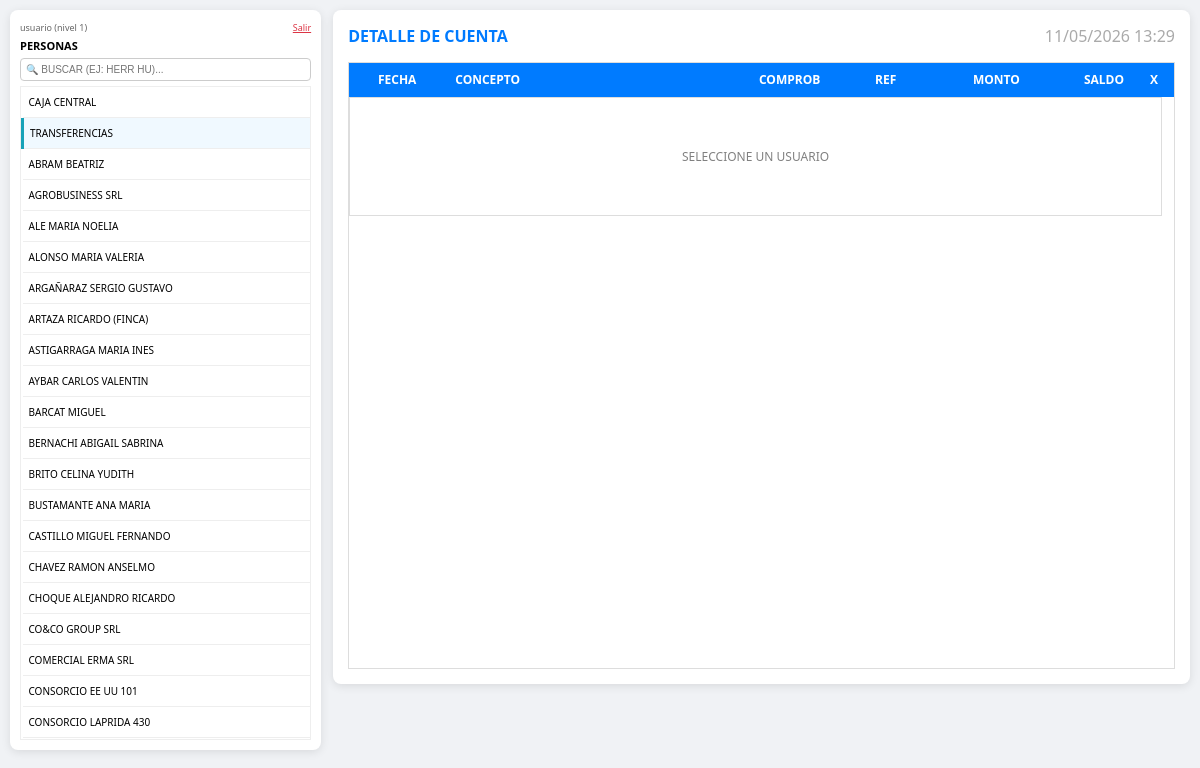
The page /index.php (signed in) on the database its author committed.
### tables this page shows
CREATE TABLE `usuarios` (
  `id` int(11) NOT NULL AUTO_INCREMENT,
  `acceso_creador_id` int(11) DEFAULT NULL COMMENT 'NULL=principal',
  `apellido` varchar(150) NOT NULL,
  `dni` varchar(20) NOT NULL,
  `cuit` varchar(25) DEFAULT NULL,
  `domicilio` varchar(200) DEFAULT NULL,
  `email` varchar(100) DEFAULT NULL,
  `celular` varchar(20) DEFAULT NULL,
  `consorcio` varchar(100) DEFAULT NULL,
  PRIMARY KEY (`id`),
  KEY `idx_acceso_creador` (`acceso_creador_id`)
);

### helpers_tenant_inmobiliaria.php (called while the page is built, shortened)
<?php
if (!function_exists('tenant_inmob_usuario_es_cuenta_ambito_sofia')) {
    function tenant_inmob_usuario_es_cuenta_ambito_sofia(string $usuario_acceso): bool
    {
        $u = trim($usuario_acceso);
        return strcasecmp($u, 'sofia') === 0 || strcasecmp($u, 'sofiacel') === 0;
    }
}
if (!function_exists('tenant_inmob_es_sofia')) {
    function tenant_inmob_es_sofia(): bool
    {
        if (isset($_SESSION['tenant_es_sofia'])) {
            return (int) $_SESSION['tenant_es_sofia'] === 1;
        }
        $u = trim((string) ($_SESSION['acceso_usuario'] ?? ''));
        return tenant_inmob_usuario_es_cuenta_ambito_sofia($u);
    }
    function tenant_inmob_asegurar_esquema($conexion): void
    {
        static $done = false;
        if ($done) {
            return;
        }
        $done = true;
        tenant_inmob_reparar_acceso_creador_huerfanos($conexion);
    }
    function tenant_inmob_reparar_acceso_creador_huerfanos($conexion): void
    {
        $sid = tenant_inmob_id_acceso_sofia_efectivo($conexion);
    }
    function tenant_inmob_id_acceso_sofia_bd($conexion): int
    {
        static $id = null;
        if ($id !== null) {
            return $id;
        }
        $r = mysqli_query($conexion, "SELECT id FROM accesos WHERE LOWER(TRIM(usuario)) = 'sofia' LIMIT 1");
        if ($r && $row = mysqli_fetch_assoc($r)) {
            $id = (int) $row['id'];
        } else {
            $id = 0;
        }
        return $id;
    }
    function tenant_inmob_id_acceso_sofia_efectivo($conexion): int
    {
        $sid = tenant_inmob_id_acceso_sofia_bd($conexion);
        return $sid > 0 ? $sid : 0;
    }
    function tenant_inmob_sql_usuarios_sin_alias($conexion): string
    {
        $sid = tenant_inmob_id_acceso_sofia_bd($conexion);
        return 'acceso_creador_id IS NULL';
    }
    function tenant_inmob_sql_usuarios($conexion, string $alias = 'u'): string
    {
        $base = tenant_inmob_sql_usuarios_sin_alias($conexion);
        return preg_replace('/\bacceso_creador_id\b/', $alias . '.acceso_creador_id', $base);
    }
    function tenant_inmob_id_usuario_caja_central($conexion): int
    {
        if (!tenant_inmob_es_sofia()) {
            return 1;
        }
        $sid = tenant_inmob_id_acceso_sofia_efectivo($conexion);
        $sid = (int) $sid;
        $r2 = mysqli_query($conexion, 'SELECT id FROM usuarios WHERE UPPER(TRIM(apellido)) = \'CAJA CENTRAL\' AND acceso_creador_id = ' . $sid . ' LIMIT 1');
        return ($r2 && ($row2 = mysqli_fetch_assoc($r2))) ? (int) $row2['id'] : 1;
    }
}

### index.php (the view, shortened to what this page needs)
<?php
include 'verificar_sesion.php';
require_once __DIR__ . '/helpers_movil.php';
require_once __DIR__ . '/helpers_tenant_inmobiliaria.php';
tenant_inmob_asegurar_esquema($conexion);
$id_caja_central = tenant_inmob_id_usuario_caja_central($conexion);
require_once __DIR__ . '/config_clave_borrado.php';
$ap_excl_libro_transf = mysqli_real_escape_string($conexion, 'TRANSFERENCIAS (LIBRO)');
$tw_usuarios = tenant_inmob_sql_usuarios($conexion, 'u');
$sql = "SELECT u.*,
        (SELECT a.fecha_fin
         FROM alquileres a
         WHERE (a.inquilino1_id = u.id OR a.inquilino2_id = u.id)
         AND a.estado = 'VIGENTE'
         ORDER BY a.fecha_fin DESC
         LIMIT 1) as fecha_fin_contrato
        FROM usuarios u
        WHERE u.apellido <> '$ap_excl_libro_transf' AND ($tw_usuarios)
        ORDER BY (u.id = " . (int) $id_caja_central . ") DESC, u.apellido ASC";
$resultado = mysqli_query($conexion, $sql);
$nivelAcceso = (int)($_SESSION['acceso_nivel'] ?? 0);
$soloLectura = ($nivelAcceso < 2);
?>
<!DOCTYPE html>
<html lang="es">
<head>
</head>
<body>
    <div class="contenedor-principal">
    <div class="contenedor-usuarios">
        <div style="display:flex; justify-content:space-between; align-items:center; flex-wrap:wrap; gap:4px; margin-bottom:4px;">
            <span style="font-size:9px; color:#666;"><?= htmlspecialchars($_SESSION['acceso_usuario'] ?? '') ?> (nivel <?= (int)($_SESSION['acceso_nivel'] ?? 0) ?>)</span>
            <div>
                <a href="<?= (isset($_SESSION['acceso_nivel']) && $_SESSION['acceso_nivel'] >= 1 && $_SESSION['acceso_nivel'] <= 3) ? 'respaldar_al_salir.php' : 'logout.php' ?>" style="color:#dc3545; font-size:9px;">Salir</a>
            </div>
        </div>
        <div style="display:flex; justify-content:space-between; align-items:center;">
            <h2 style="font-size:11px; margin:0;">PERSONAS</h2>
        </div>
        <input type="text" id="txtBuscador" placeholder="🔍 BUSCAR (EJ: HERR HU)..." onkeyup="filtrar()" style="width:100%; font-size:10px; margin-top:5px; padding:5px; border:1px solid #ccc; border-radius:4px; box-sizing:border-box;">
        <div class="scroll-usuarios">
            <table class="tabla-usuarios">
                <tbody id="cuerpo">
                    <?php while ($f = mysqli_fetch_array($resultado)) {
                        $btnEdit = $soloLectura ? '' : "<button class='btn-edit-inline' onclick='event.stopPropagation(); abrirEditor({$f['id']})'>📝 EDITAR</button>";
                        $fechaFinAttr = '';
                        if (!empty($f['fecha_fin_contrato'])) {
                            $fechaFinAttr = " data-fecha-fin='".htmlspecialchars($f['fecha_fin_contrato'])."'";
                        }
                        echo "<tr data-id=\"{$f['id']}\" onclick='cargarMovimientos(this, {$f['id']})'$fechaFinAttr>
                                <td>
                                    <span class='nombre-txt'>".strtoupper($f['apellido'])."</span>
                                    $btnEdit
                                </td>
                              </tr>";
                        if ((int)$f['id'] === (int)$id_caja_central) {
                            echo "<tr class=\"fila-libro-transfer\" data-id=\"-99\" onclick=\"cargarLibroTransferencias(this)\">
                                <td><span class=\"nombre-txt\">TRANSFERENCIAS</span></td>
                              </tr>";
                        }
                    } ?>
                </tbody>
            </table>
        </div>
    </div>
    <div class="contenedor-grid">
        <div class="cabecera-detalle">
            <div style="display:flex; align-items:center; gap:10px; flex-wrap:wrap;">
                <h2 id="tituloMovimientos" style="font-size:1rem; color:#007bff; margin:0;">DETALLE DE CUENTA</h2>
            </div>
            <div style="display:flex; align-items:center; gap:12px; flex-wrap:wrap;">
                <div id="reloj-sistema"></div>
            </div>
        </div>
        <div class="scroll-grid" id="divScroll">
            <table class="tabla-datos tabla-header">
                <colgroup id="colgroupHeader">
                    <col style="width:12%"><col style="width:36%"><col style="width:14%"><col style="width:10%"><col style="width:13%"><col style="width:13%"><col style="width:40px">
                </colgroup>
                <thead>
                    <tr>
                        <th class="al-cen">FECHA</th>
                        <th class="al-izq">CONCEPTO</th>
                        <th class="al-cen">COMPROB</th>
                        <th class="al-cen">REF</th>
                        <th class="al-der">MONTO</th>
                        <th class="al-der">SALDO</th>
                        <th class="al-cen">X</th>
                    </tr>
                </thead>
            </table>
            <div class="scroll-movimientos" id="scrollMovimientos">
                <table class="tabla-datos tabla-body">
                <colgroup id="colgroupBody">
                    <col style="width:12%"><col style="width:36%"><col style="width:14%"><col style="width:10%"><col style="width:13%"><col style="width:13%"><col style="width:40px">
                </colgroup>
                    <tbody id="tablaMovimientos">
                        <tr><td colspan="7" style="padding:50px; text-align:center; color:gray;">SELECCIONE UN USUARIO</td></tr>
                    </tbody>
                </table>
            </div>
        </div>
    </div>
    </div>
</body>
</html>

### index.php (style rules this page uses)
body { font-family: 'Segoe UI', sans-serif; background: #f0f2f5; margin: 0; padding: 10px; display: flex; flex-direction: column; align-items: stretch; }
.contenedor-principal { display: flex; align-items: flex-start; flex: 1; min-width: 0; }
.contenedor-usuarios { background: white; padding: 10px; border-radius: 8px; box-shadow: 0 2px 10px rgba(0,0,0,0.1); width: 25vw; margin-right: 1vw; height: 90vh; display: flex; flex-direction: column; font-size: 10px; }
.contenedor-grid { background: white; padding: 15px; border-radius: 8px; box-shadow: 0 2px 10px rgba(0,0,0,0.1); width: 71vw; height: calc(90vh - 2cm); position: relative; display: flex; flex-direction: column; min-height: 0; }
.cabecera-detalle { display: flex; justify-content: space-between; align-items: center; margin-bottom: 10px; flex-shrink: 0; }
#reloj-sistema { font-size: 1rem; color: #aaa; font-weight: 300; min-width: 150px; text-align: right; }
.scroll-usuarios { flex-grow: 1; overflow-y: auto; border: 1px solid #eee; margin-top: 5px; }
.scroll-grid { flex: 1; min-height: 0; display: flex; flex-direction: column; border: 1px solid #ddd; margin-top: 5px; background: #fff; overflow: hidden; }
.tabla-header { flex-shrink: 0; width: 100%; }
.scroll-movimientos { flex: 1 1 0; min-height: 150px; overflow-y: scroll !important; overflow-x: auto; scrollbar-gutter: stable; }
.tabla-datos { width: 100%; border-collapse: collapse; font-size: 12px; table-layout: fixed; }
.tabla-datos th { background: #007bff; color: white; padding: 8px 5px; font-weight: bold; }
.tabla-header { border-bottom: 1px solid #007bff; }
.tabla-body td { border: 1px solid #ddd; padding: 8px 5px; }
.tabla-usuarios { width: 100%; border-collapse: collapse; }
.tabla-usuarios td { border-bottom: 1px solid #eee; padding: 8px 6px; cursor: pointer; text-transform: uppercase; display: flex; justify-content: space-between; align-items: center; }
.fila-libro-transfer { background: #f0f9ff; border-left: 3px solid #17a2b8; }
.al-izq { text-align: left !important; padding-left: 10px !important; }
.al-der { text-align: right !important; padding-right: 10px !important; }
.al-cen { text-align: center !important; }

### rows shown on the page
usuarios: apellido "CAJA CENTRAL", shows "TRANSFERENCIAS"
usuarios: apellido "ABRAM BEATRIZ"
usuarios: apellido "AGROBUSINESS SRL"
usuarios: apellido "ALE MARIA NOELIA"
usuarios: apellido "ALONSO MARIA VALERIA"
usuarios: apellido "ARGAÑARAZ SERGIO GUSTAVO"
usuarios: apellido "ARTAZA RICARDO (FINCA)"
usuarios: apellido "ASTIGARRAGA MARIA INES"
usuarios: apellido "AYBAR CARLOS VALENTIN"
usuarios: apellido "BARCAT MIGUEL"
usuarios: apellido "BERNACHI ABIGAIL SABRINA"
usuarios: apellido "BRITO CELINA YUDITH"
usuarios: apellido "BUSTAMANTE ANA MARIA"
usuarios: apellido "CASTILLO MIGUEL FERNANDO"
usuarios: apellido "CHAVEZ RAMON ANSELMO"
usuarios: apellido "CHOQUE ALEJANDRO RICARDO"
usuarios: apellido "CO&CO GROUP SRL"
usuarios: apellido "COMERCIAL ERMA SRL"
usuarios: apellido "CONSORCIO EE UU 101"
usuarios: apellido "CONSORCIO LAPRIDA 430"

### other values the page prints
$_SESSION['acceso_usuario'] "usuario"
$_SESSION['acceso_nivel'] "1"
